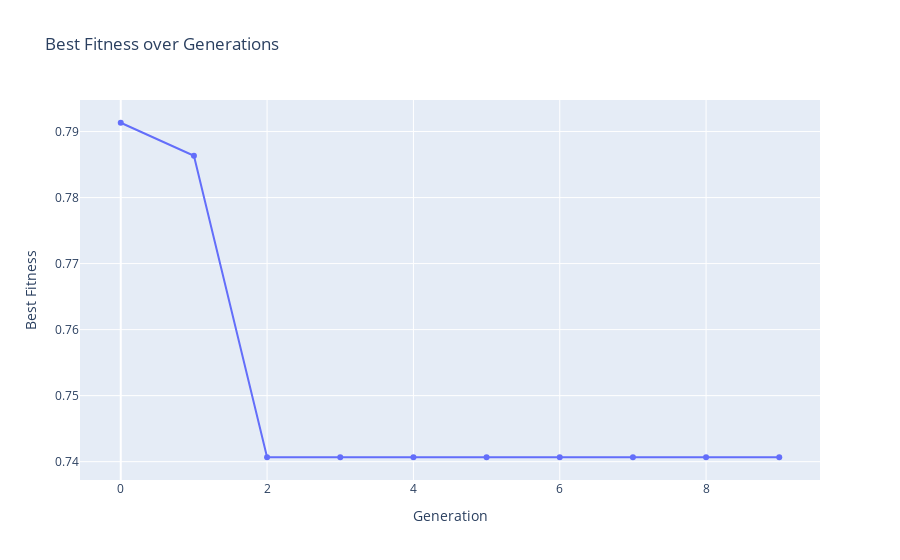

Notebook code for this chart:
### Code cell
"""
Curva de convergência
"""

fig = go.Figure()
fig.add_trace(
    go.Scatter(
        x=list(range(ga.max_iter)),
        y=ga.generation_best_Y,
        mode="lines+markers",
        name="Best Fitness",
    )
)
fig.update_layout(
    title="Best Fitness over Generations",
    xaxis_title="Generation",
    yaxis_title="Best Fitness",
)
fig.show()

### Figure 1 — Plotly figure (JSON) as saved in the notebook; plotly's stock layout.template omitted (floating-point values rounded to 4 significant figures)
{"data": [{"mode": "lines+markers", "name": "Best Fitness", "type": "scatter", "x": [0, 1, 2, 3, 4, 5, 6, 7, 8, 9], "y": [0.7913, 0.7863, 0.7407, 0.7407, 0.7407, 0.7407, 0.7407, 0.7407, 0.7407, 0.7407]}], "layout": {"title": {"text": "Best Fitness over Generations"}, "xaxis": {"title": {"text": "Generation"}}, "yaxis": {"title": {"text": "Best Fitness"}}}}
